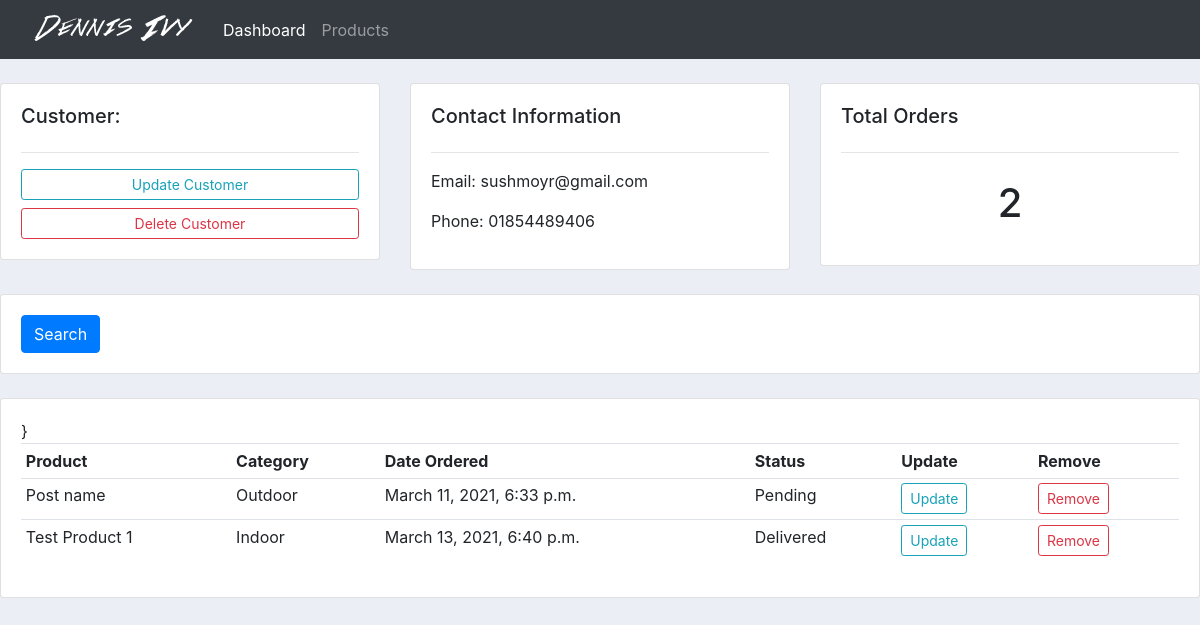
Before: /customer/1/ with the older database file.
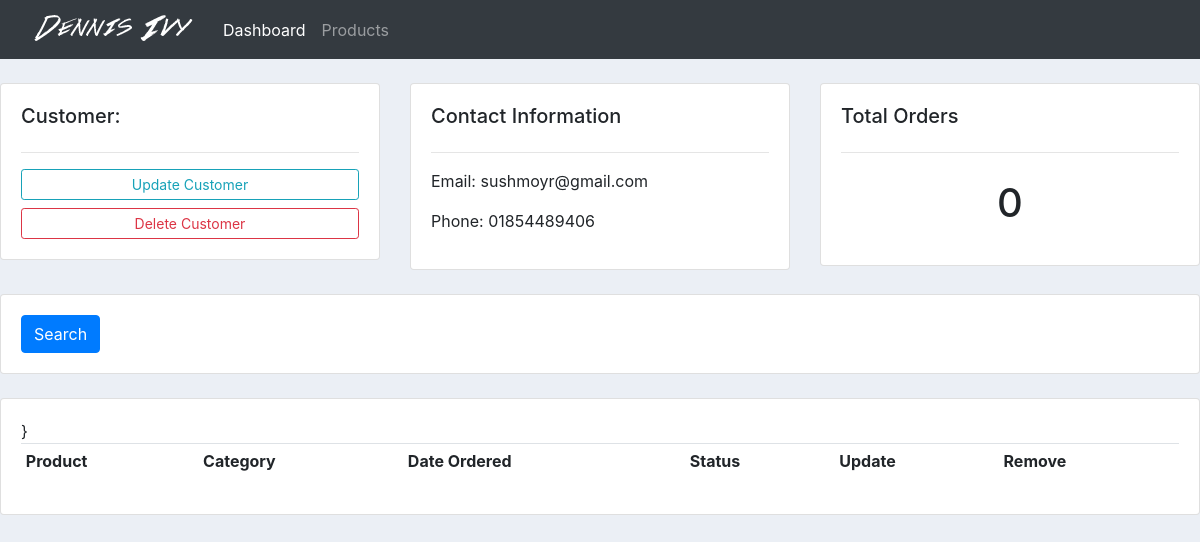
After: the same page with the newer database file.
### accounts/models.py (models this page shows, shortened)
class Order(models.Model):
    STATUS = (
        ('Pending', 'Pending'),
        ('Out for delivery', 'Out for delivery'),
        ('Delivered', 'Delivered'),
    )
    customer = models.ForeignKey(Customer, null=True, on_delete=models.SET_NULL)
    product = models.ForeignKey(Product, null=True, on_delete=models.SET_NULL)
    date_created = models.DateTimeField(auto_now_add=True, null=True)
    status = models.CharField(max_length=200, null=True, choices=STATUS)

class Product(models.Model):
    CATEGORY = (
        ('Indoor', 'Indoor'),
        ('Outdoor', 'Outdoor')
    )
    name = models.CharField(max_length=20, null=True)
    price = models.FloatField(null=True)
    category = models.CharField(max_length=20, null=True, choices=CATEGORY)
    description = models.CharField(max_length=200, null=True)
    date_created = models.DateTimeField(auto_now_add=True, null=True)
    tags = models.ManyToManyField(Tag)
    def __str__(self):
        return self.name

### accounts/views.py (the view)
# urls.py: path('customer/<int:pk_test>/', views.customer, name="customer"),
def customer(request, pk_test):
    customers = Customer.objects.get(id=pk_test)
    orders = customers.order_set.all()
    order_count = orders.count()
    context = {
        'customer': customers,
        'orders': orders,
        'order_count': order_count
    }
    return render(request, 'accounts/customer.html', context)

### accounts/templates/accounts/customer.html (shortened to what this page needs)
{% extends 'accounts/main.html' %}
{% block content %}
    <br>
    <div class="row">
        <div class="col-md">
            <div class="card card-body">
                <h5>Customer:</h5>
                <hr>
                <a class="btn btn-outline-info  btn-sm btn-block" href="">Update Customer</a>
                <a class="btn btn-outline-danger  btn-sm btn-block" href="">Delete Customer</a>
            </div>
        </div>
        <div class="col-md">
            <div class="card card-body">
                <h5>Contact Information</h5>
                <hr>
                <p>Email: {{ customer.email }}</p>
                <p>Phone: {{ customer.phone }}</p>
            </div>
        </div>
        <div class="col-md">
            <div class="card card-body">
                <h5>Total Orders</h5>
                <hr>
                <h1 style="text-align: center;padding: 10px">{{ order_count }}</h1>
            </div>
        </div>
    </div>
    <br>
    <div class="row">
        <div class="col">
            <div class="card card-body">
                <form method="get">
                    <button class="btn btn-primary" type="submit">Search</button>
                </form>
            </div>
        </div>
    </div>
    <br>
    <div class="row">
        <div class="col-md">
            <div class="card card-body">
                <table class="table table-sm">
                    <tr>
                        <th>Product</th>
                        <th>Category</th>
                        <th>Date Ordered</th>
                        <th>Status</th>
                        <th>Update</th>
                        <th>Remove</th>
                    </tr>
                    {% for order in orders %}
                        <tr>
                            <td>{{ order.product }}</td>
                            <td>{{ order.product.category }}</td>
                            <td>{{ order.date_created }}</td>
                            <td>{{ order.status }}</td>
                            <td>
                                <a class="btn btn-sm btn-outline-info" href={% url 'update_order' order.id %}>
                                    Update
                            </td>
                            <td>
                                <a class="btn btn-sm btn-outline-danger" href={% url 'delete_order' order.id %}>
                                    Remove
                            </td>
                        </tr>
                    {% endfor %}
                </table>
            </div>
        </div>
    </div>
{% endblock %}

Changed rows visible on the page:
removed Order: product "Post name", product.category "Outdoor", date_created "March 11, 2021, 6:33 p.m.", status "Pending"
removed Order: product "Test Product 1", product.category "Indoor", date_created "March 13, 2021, 6:40 p.m.", status "Delivered"
Other visible differences:
{{ order_count }}: "2" → "0"
